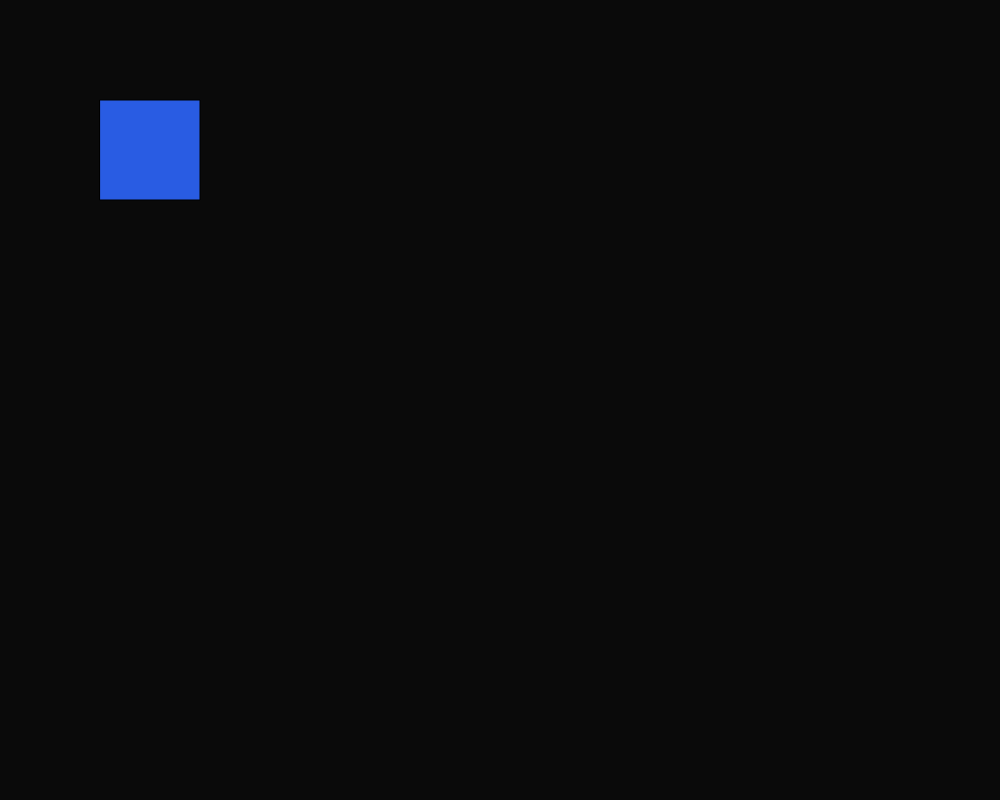
Frame 1 (no input)
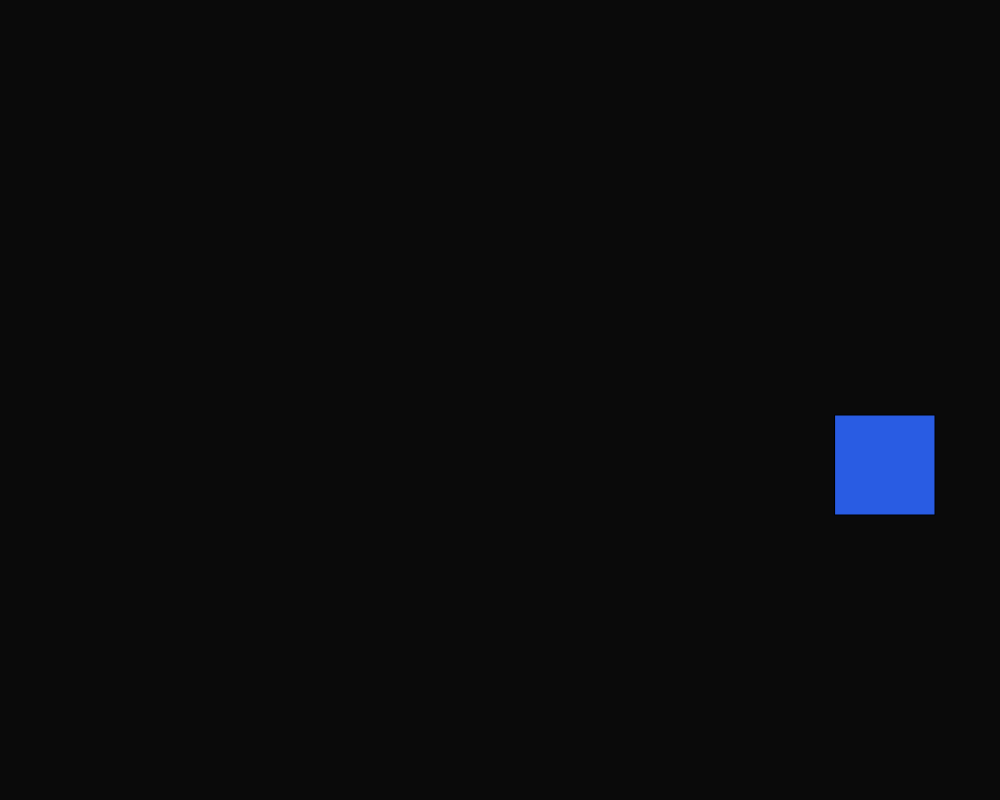
Frame 60 (no input)
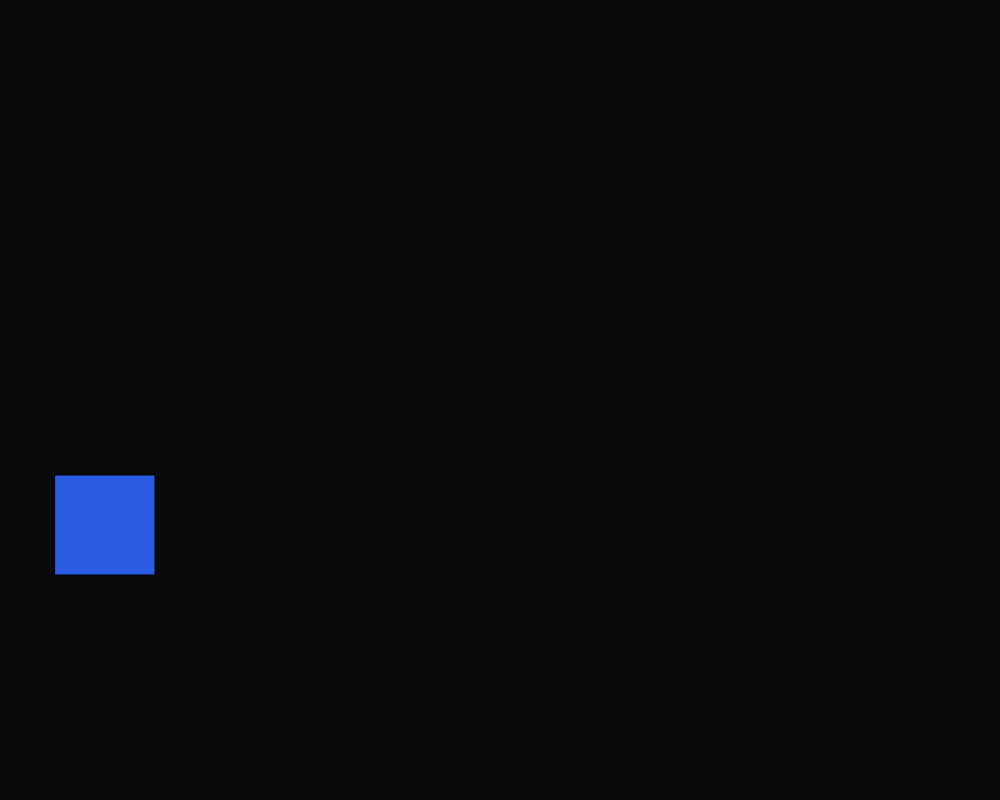
Frame 120 (the mouse pressed at the canvas centre since frame 60)

The p5.js sketch that drew these frames (run headless with seeded random() and noise() and a simulated clock; from frame 60 on, the mouse is pressed at the canvas centre):

// p5.js sketch
// ── sketch.js
//GV
let x=100;
let y=100;
let xSpeed=15;
let ySpeed=15;
let size = 100;

function setup() {
  // Setup the canvas
  createCanvas(1000,800);

}


function draw() {
  //put drawing code here
  //change the background
  background(10,10,10);

  //Draw the rectangle
  fill(41,92,227);
  rect(x,y,size,size);

  //Move the rectangle
  x+=xSpeed;
  y = y+ySpeed;

  if (y+size>=height){
    ySpeed=ySpeed*(-1);
  }

  if (x+size>=width){
    xSpeed=xSpeed*(-1);
  }

  else if (y<=0){
    ySpeed=ySpeed*(-1);
  }

  else if (x<=0){
    xSpeed=xSpeed*(-1);
  }


}
